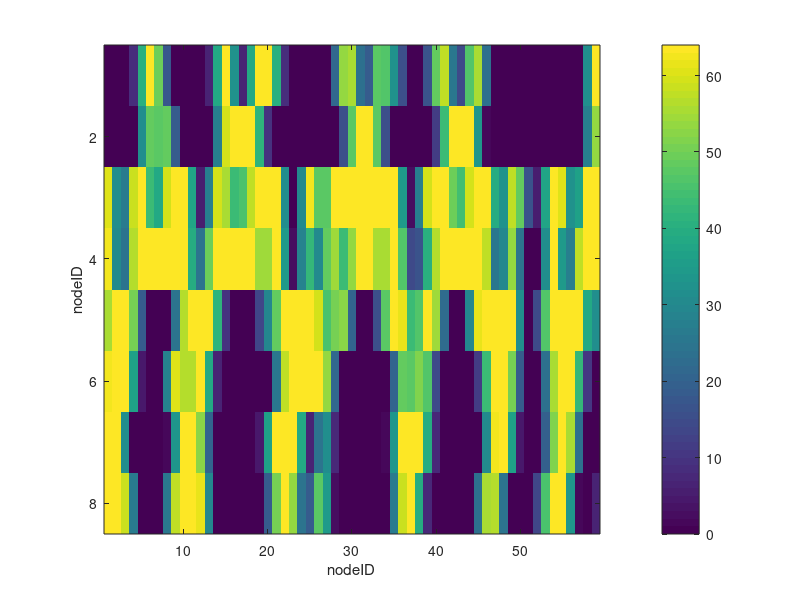

The MATLAB script that drew this image: (Note: this script raises an error after producing the figure.)
% num_mins=12;

% clc;close all;
clear standardDeviationMatrix;
clear total_pow;
clear energyMatrix;
window_size = 64;%num_mins min=num_mins*60*10ms
overlap_size = window_size/2;
rand_array=[1,2,3,4,5,6,7,8];
% rand_array=[1,3,4,8,2,5,7,6];
% load('long_tests\pir_data\pir01_03.mat');
load('pir_19_02_exp.mat');
combine_data = zeros(8,8);
% combine_data=newPirArray(rand_array(1),:);
% for i =2:8
% combine_data = [combine_data;newPirArray(rand_array(i),:)];
%     end
combine_data=newPirArray;
 len=size(combine_data);

for i = 1:8
    count =1;
    for k = 1:overlap_size:len(2)
        if(k+window_size<len(2))
            values=combine_data(i,k:k+window_size-1);
%             time_power(i,count) = sum(values);
%             F = fft(values);
%             pow = F.*conj(F);
%             mean=abs(F(1));
%             total_pow = sum(pow);
%             DCMatrix(i,count)=mean;
%             standardDeviationMatrix(i,count)=std(pow);
            energyMatrix(i,count)= sum(values);
            count = count +1;
        end
    end
end
newCount=1;
for i = 1:count-1
    
    if(max(energyMatrix(:,i)>0))
        
        filteredMatrix(:,newCount)=energyMatrix(:,i);
        newCount=newCount+1;
    end
end

figure3=figure;
imagesc(filteredMatrix);
colorbar();
xlabel('nodeID');
ylabel('nodeID');
% [RHO,PVAL] = corr(a',b','Type','Spearman');
R=correlation_pearson(transpose(filteredMatrix));
% R1=correlation_pearson(transpose(filteredMatrix));
% R=corrcoef(transpose(energyMatrix),'Spearman');
% R=corrcoef(transpose(energyMatrix));
% R=corrcoef(transpose(standardDeviationMatrix));
for l =1:8
    for m =1:8        
        graphMatrix(l,m)=R(l,m)>=0.34;
    end
    
end
% figure1=figure;
% G= graph(graphMatrix);
% plot(G);
% figure2=figure;
% imagesc(R1);
h=imagesc(R1);
xlabel('nodeId');ylabel('nodeId');
% impixelregion(h);
textStrings = num2str(R(:),'%0.2f');  %# Create strings from the matrix values
textStrings = strtrim(cellstr(textStrings));  %# Remove any space padding
[x,y] = meshgrid(1:8);   %# Create x and y coordinates for the strings
hStrings = text(x(:),y(:),textStrings(:),...      %# Plot the strings
    'HorizontalAlignment','center');
% midValue = mean(get(gca,'CLim'));  %# Get the middle value of the color range
textColors = repmat(R(:) < 0.5,1,3);  %# Choose white or black for the
%#   text color of the strings so
%#   they can be easily seen over
%#   the background color
set(hStrings,{'Color'},num2cell(textColors,2));
colorbar();
% saveas(figure3,power_file);
% saveas(figure1,corr_file)
% saveas(figure2,map_file)
% 
% clearvars -except newPirArray energyMatrix DCMatrix R
